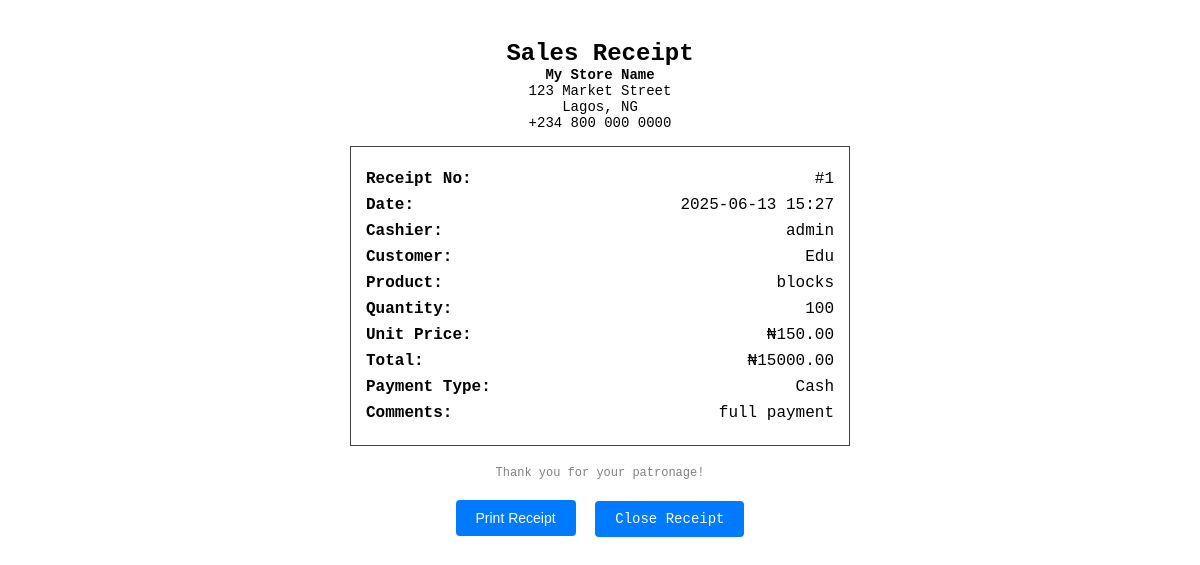
The app's page /receipt/1 (signed in) with its own data.
### models.py (models this page shows, shortened)
class Sale(db.Model):
    id = db.Column(db.Integer, primary_key=True)
    uuid = db.Column(db.String(36), unique=True, default=lambda: str(uuid.uuid4()))
    product_id = db.Column(db.Integer, db.ForeignKey('product.id'), nullable=False)
    quantity = db.Column(db.Integer, nullable=False)
    cost_price = db.Column(db.Float, nullable=False)  # <-- Add this line
    unit_price = db.Column(db.Float, nullable=False)
    total_price = db.Column(db.Float, nullable=False)
    customer_name = db.Column(db.String(100), nullable=True)
    payment_type = db.Column(db.String(50), nullable=True)  # e.g., Cash, Card, Mobile Money
    comments = db.Column(db.String(300), nullable=True)
    timestamp = db.Column(db.DateTime, default=datetime.utcnow)
    last_modified = db.Column(db.DateTime, default=datetime.utcnow, onupdate=datetime.utcnow)
    synced = db.Column(db.Boolean, default=False)
    user_id = db.Column(db.Integer, db.ForeignKey('user.id'))  # Link to User
    user = db.relationship('User', backref='sales')            # Optional: allows user.sales
    transaction_id = db.Column(db.Integer, db.ForeignKey('sale_transaction.id'), nullable=True)

class User(db.Model, UserMixin):
    id = db.Column(db.Integer, primary_key=True)
    uuid = db.Column(db.String(36), unique=True, default=lambda: str(uuid.uuid4()))
    username = db.Column(db.String(80), unique=True, nullable=False)
    full_name = db.Column(db.String(120), nullable=False)       # Full name field
    email = db.Column(db.String(120), unique=True, nullable=False)  # Email should be unique and required
    phone_number = db.Column(db.String(20), unique=True, nullable=True)  # Optional, but unique if provided
    password = db.Column(db.String(200), nullable=False)
    role = db.Column(db.String(20), nullable=False, default='user')  # roles: admin, approver, user
    is_approved = db.Column(db.Boolean, default=False)
    timestamp = db.Column(db.DateTime, default=datetime.utcnow)
    last_modified = db.Column(db.DateTime, default=datetime.utcnow, onupdate=datetime.utcnow)
    synced = db.Column(db.Boolean, default=False)

class Product(db.Model):
    id = db.Column(db.Integer, primary_key=True)
    uuid = db.Column(db.String(36), unique=True, default=lambda: str(uuid.uuid4()))
    barcode = db.Column(db.String(100), unique=True, nullable=True)  # <-- Add this line
    name = db.Column(db.String(100), nullable=False)
    quantity = db.Column(db.Integer, nullable=False)
    price = db.Column(db.Float, nullable=False)
    cost_price = db.Column(db.Float, nullable=False)
    timestamp = db.Column(db.DateTime, default=datetime.utcnow)
    last_modified = db.Column(db.DateTime, default=datetime.utcnow, onupdate=datetime.utcnow)
    synced = db.Column(db.Boolean, default=False)
    sales = db.relationship('Sale', backref='product', lazy=True)

### routes/sales.py (the view)
@bp.route('/receipt/<int:sale_id>')
@login_required
def view_receipt(sale_id):
    sale = Sale.query.get_or_404(sale_id)
    product = Product.query.get(sale.product_id)
    return render_template('receipt.html', sale=sale, product=product)

### app.py (called while the page is built)
@login_manager.user_loader
def load_user(user_id):
    return User.query.get(int(user_id))

### templates/receipt.html (shortened to what this page needs)
<!DOCTYPE html>
<html>
<head>
</head>
<body>
    <h2>Sales Receipt</h2>
    <div class="store-info">
        <div><strong>My Store Name</strong></div>
        <div>123 Market Street</div>
        <div>Lagos, NG</div>
        <div>+234 800 000 0000</div>
    </div>
    <div class="receipt-box">
        <div class="line"><strong>Receipt No:</strong> <span>#{{ sale.id }}</span></div>
        <div class="line"><strong>Date:</strong> <span>{{ sale.timestamp.strftime('%Y-%m-%d %H:%M') }}</span></div>
        <div class="line"><strong>Cashier:</strong> <span>{{ sale.user.username }}</span></div>
        <div class="line"><strong>Customer:</strong> <span>{{ sale.customer_name or 'N/A' }}</span></div>
        <div class="line"><strong>Product:</strong> <span>{{ product.name }}</span></div>
        <div class="line"><strong>Quantity:</strong> <span>{{ sale.quantity }}</span></div>
        <div class="line"><strong>Unit Price:</strong> <span>₦{{ "%.2f"|format(sale.unit_price) }}</span></div>
        <div class="line"><strong>Total:</strong> <span>₦{{ "%.2f"|format(sale.total_price) }}</span></div>
        <div class="line"><strong>Payment Type:</strong> <span>{{ sale.payment_type }}</span></div>
        {% if sale.comments %}
        <div class="line"><strong>Comments:</strong> <span>{{ sale.comments }}</span></div>
        {% endif %}
    </div>
    <div class="footer">Thank you for your patronage!</div>
    <div class="btn-actions">
        <button onclick="window.print()">Print Receipt</button>
        <a href="{{ url_for('sales_list') }}">Close Receipt</a>
    </div>
</body>
</html>

### templates/receipt.html (style rules this page uses)
body { font-family: monospace, monospace; max-width: 500px; margin: 20px auto; background-color: #fff; color: #000; padding: 20px; font-size: 16px; }
h2, .store-info { text-align: center; margin: 0; }
.store-info { font-size: 14px; margin-bottom: 15px; }
.receipt-box { border: 1px solid #444; padding: 15px; margin-bottom: 20px; }
.line { display: flex; justify-content: space-between; margin: 8px 0; }
.line strong { flex-basis: 40%; }
.footer { text-align: center; font-size: 12px; color: gray; }
.btn-actions { text-align: center; margin-top: 15px; }
.btn-actions button, .btn-actions a { background: #007bff; border: none; padding: 10px 20px; font-size: 14px; color: #fff; border-radius: 4px; text-decoration: none; margin: 5px; cursor: pointer; display: inline-block; }

### records on screen
Sale: id "1", timestamp "2025-06-13 15:27", customer_name "Edu", quantity "100", unit_price "150.00", total_price "15000.00", payment_type "Cash", comments "full payment"
User: user.username "admin"
Product: name "blocks"
